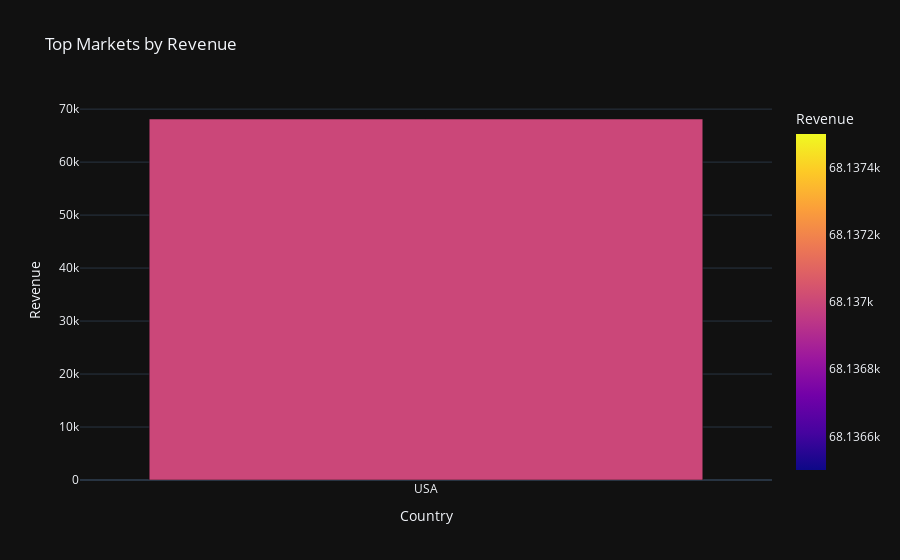

Source (notebook cell):
### Markdown cell above
## 3. Global Revenue by Country

### Code cell
country_rev = df.groupby('Country')['Revenue'].sum().reset_index().sort_values('Revenue', ascending=False)
fig_country = px.bar(
    country_rev, 
    x='Country', 
    y='Revenue', 
    color='Revenue', 
    title='Top Markets by Revenue',
    template='plotly_dark'
)
fig_country.show()

### Figure 1 — Plotly figure (JSON) as saved in the notebook; plotly's stock layout.template omitted (floating-point values rounded to 4 significant figures)
{"data": [{"hovertemplate": "Country=%{x}<br>Revenue=%{marker.color}<extra></extra>", "legendgroup": "", "marker": {"color": [68140.0], "coloraxis": "coloraxis", "pattern": {"shape": ""}}, "name": "", "orientation": "v", "showlegend": false, "textposition": "auto", "type": "bar", "x": ["USA"], "xaxis": "x", "y": [68140.0], "yaxis": "y"}], "layout": {"barmode": "relative", "coloraxis": {"colorbar": {"title": {"text": "Revenue"}}, "colorscale": [[0, "#0d0887"], [0.1111, "#46039f"], [0.2222, "#7201a8"], [0.3333, "#9c179e"], [0.4444, "#bd3786"], [0.5556, "#d8576b"], [0.6667, "#ed7953"], [0.7778, "#fb9f3a"], [0.8889, "#fdca26"], [1, "#f0f921"]]}, "legend": {"tracegroupgap": 0}, "title": {"text": "Top Markets by Revenue"}, "xaxis": {"anchor": "y", "domain": [0, 1], "title": {"text": "Country"}}, "yaxis": {"anchor": "x", "domain": [0, 1], "title": {"text": "Revenue"}}}}
